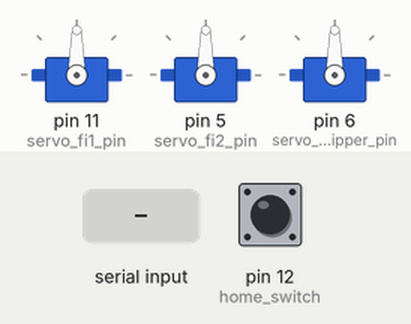
Bench run of a sketch on a simulated Arduino Uno, built with avr-gcc and run on an emulated ATmega328P. Parts: 3 × servo. Inputs (shaded band) come from the test bench; at power-on: pin 12 (home_switch) HIGH.

Above: at 1.2 s.
1.3 s: "2\n" received over Serial
At 1.8 s:
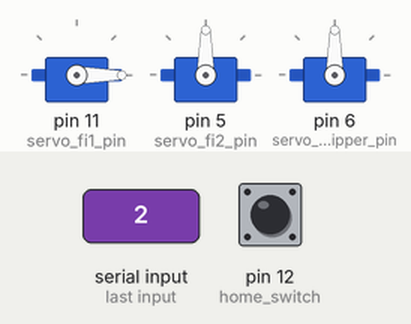
2.9 s: "3\n" received over Serial
At 4.2 s:
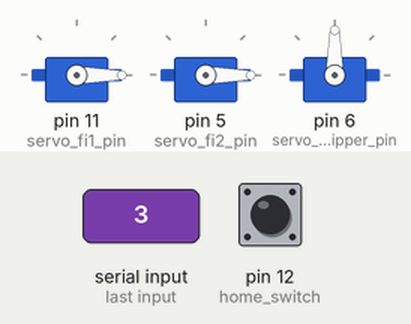
4.5 s: "C90\n" received over Serial
At 5.5 s:
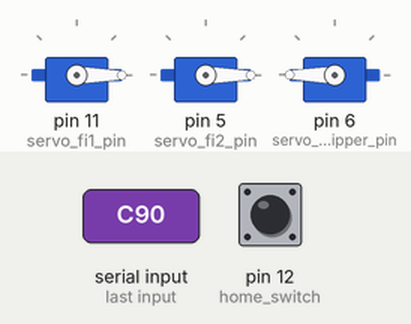
Timing chart, 0 to 7.5 s (numbered marks = the images above; inputs shaded):
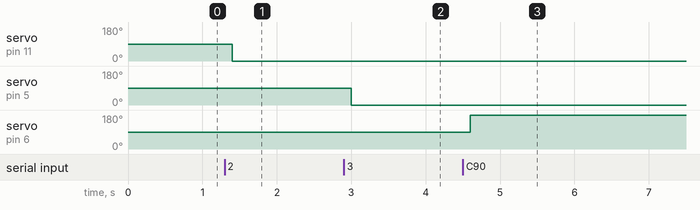

The sketch:

main.ino
```cpp
#include <Servo.h>
#include <AccelStepper.h>

#define motorInterfaceType 1
#define home_switch 12

//Variables
String incomingData ;
int toIntVal;
const int max_stepper_range = 4000;

//Servos pins
const int servo_fi1_pin = 11;
const int servo_fi2_pin = 5;
const int servo_gripper_pin = 6;

//Stepper pins
const int dirPin = 2;
const int stepPin = 9;

//Servo and stepper init
AccelStepper myStepper(motorInterfaceType, stepPin, dirPin);
Servo servo_fi1, servo_fi2, servo_gripper;

void setup() {
  Serial.begin(9600);

  servo_fi1.attach(servo_fi1_pin);
  servo_fi2.attach(servo_fi2_pin);
  servo_gripper.attach(servo_gripper_pin);

  pinMode(home_switch, INPUT_PULLUP); //Home switch init
  home_stepper();
  set_stepper_parameters();
}
void loop() {
  if (Serial.available() > 0) {
      incomingData = Serial.readStringUntil('\n');
      if(incomingData[0] == '1')//Z-Axis
      {
        incomingData.remove(0,1);
        toIntVal = incomingData.toInt();
        move_stepper_to_possition(toIntVal);
      }
      else if(incomingData[0] == '2')//Fi1
      {
        incomingData.remove(0,1);
        toIntVal = incomingData.toInt();
        servo_fi1.write(toIntVal);
      }
      else if(incomingData[0] == '3')//Fi2
      {
        incomingData.remove(0,1);
        toIntVal = incomingData.toInt();
        servo_fi2.write(toIntVal);
      }
      else if(incomingData[0] == 'O') // Open
      {
          servo_gripper.write(80);
      }
      else if(incomingData[0] == 'C') // Close
      {
          servo_gripper.write(180);
      }
  }
  delay(200);
}

void move_stepper_to_possition(int go_to_step)
{
  if(go_to_step >= max_stepper_range)
  {
    go_to_step = max_stepper_range;
  }
  if(go_to_step <= 0)
  {
    go_to_step = 0;
  }

  myStepper.moveTo(-go_to_step);

  while(myStepper.distanceToGo() != 0)
  {
    myStepper.run();
  }

}

void set_stepper_parameters()
{
  myStepper.setMaxSpeed(2000);
  myStepper.setAcceleration(700);
  myStepper.setSpeed(1000);
}

void home_stepper()
{
    int curr_step = 0;

    //Set maxSpeed, Acceleration and Speed for homing procedure
    myStepper.setMaxSpeed(1000);
    myStepper.setAcceleration(20);
    myStepper.setSpeed(10);

    //Move down till home switch is pressed
    while(!digitalRead(home_switch))
    {
      delay(2);
      myStepper.moveTo(curr_step);
      curr_step++;
      myStepper.run();
    }

    //Set current position to 0
    myStepper.setCurrentPosition(0);
}
```

Measured:
- after the input at 1.3 s, servo on pin 11 (servo_fi1_pin): 90° → 0° after 0.10 s
- after the input at 2.9 s, servo on pin 5 (servo_fi2_pin): 90° → 0° after 0.10 s
- after the input at 4.5 s, servo on pin 6 (servo_gripper_pin): 90° → 180° after 0.10 s
